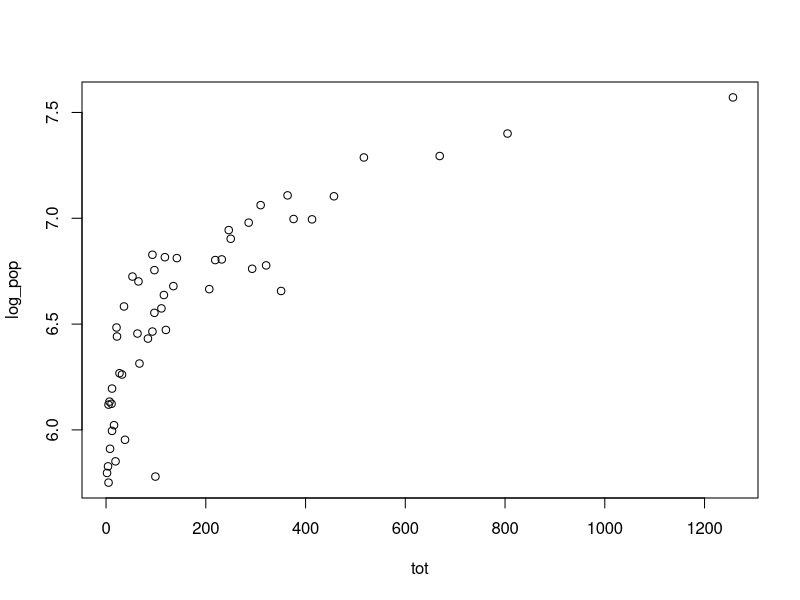
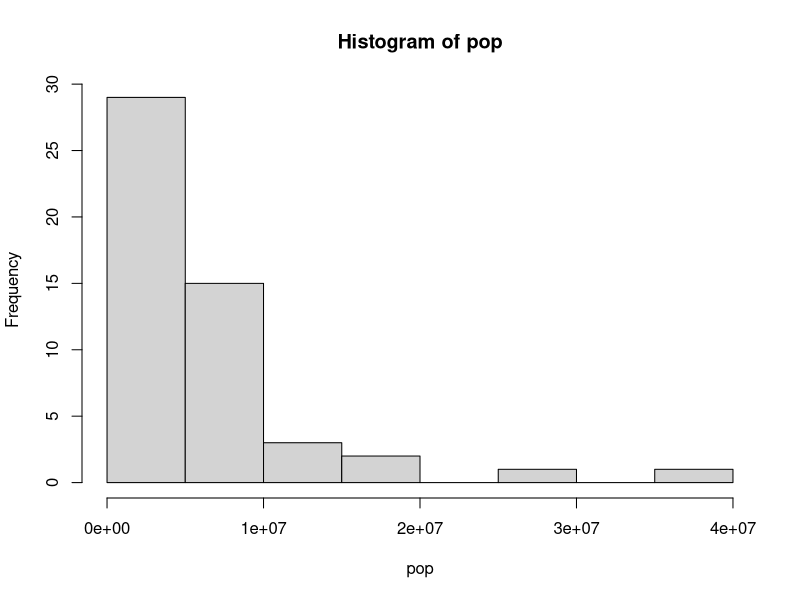
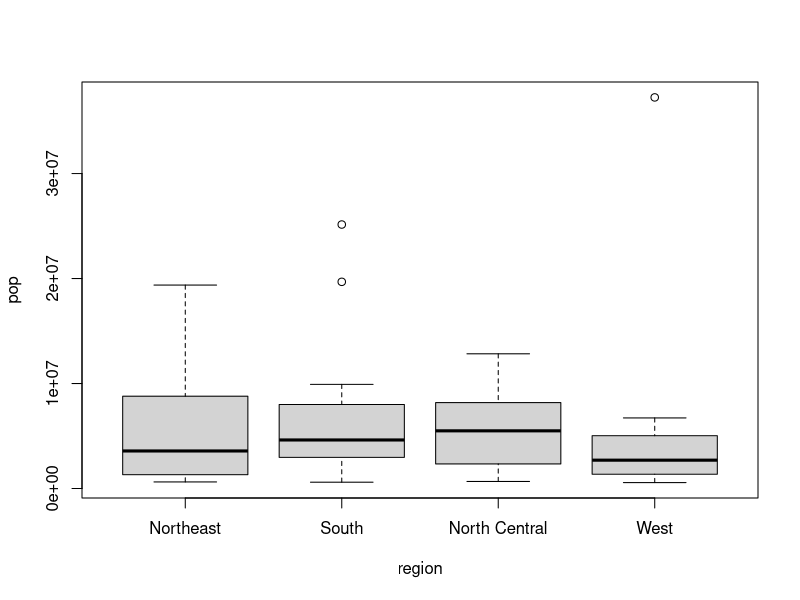

The R script that drew these images, in order:
## ---- chunk 1
knitr::opts_chunk$set(echo = TRUE)
## ---- chunk 2
library(dslabs)
data(murders) 
## ---- chunk 3
pop <- murders$population

# Menampilkan hasil sorting
sort(pop)

# Menampilkan nilai populasi terkecil
sort(pop)[1]

## ---- chunk 4
indeks <- order(pop)[1]
pop[indeks]
## ---- chunk 5
pop[which.min(pop)]
## ---- chunk 6
state <- murders$state
indeks_min <- which.min(pop)
state[indeks_min]
## ---- chunk 7
ranks <- rank(pop)
my_def <- data.frame(negara_bagian = state, peringkat = ranks)
my_def
## ---- chunk 8
ind <- order(pop)
ordered_state <- state[ind]
ordered_pop <- pop[ind]
ranks <- rank(ordered_pop)
my_def <- data.frame(negara_bagian = ordered_state, peringkat = ranks)
my_def
## ---- chunk 9
log_pop <- log(pop, base=10)
tot <- murders$total
plot(tot,log_pop)
## ---- chunk 10
hist(pop)
## ---- chunk 11
boxplot(pop~region, data=murders)
